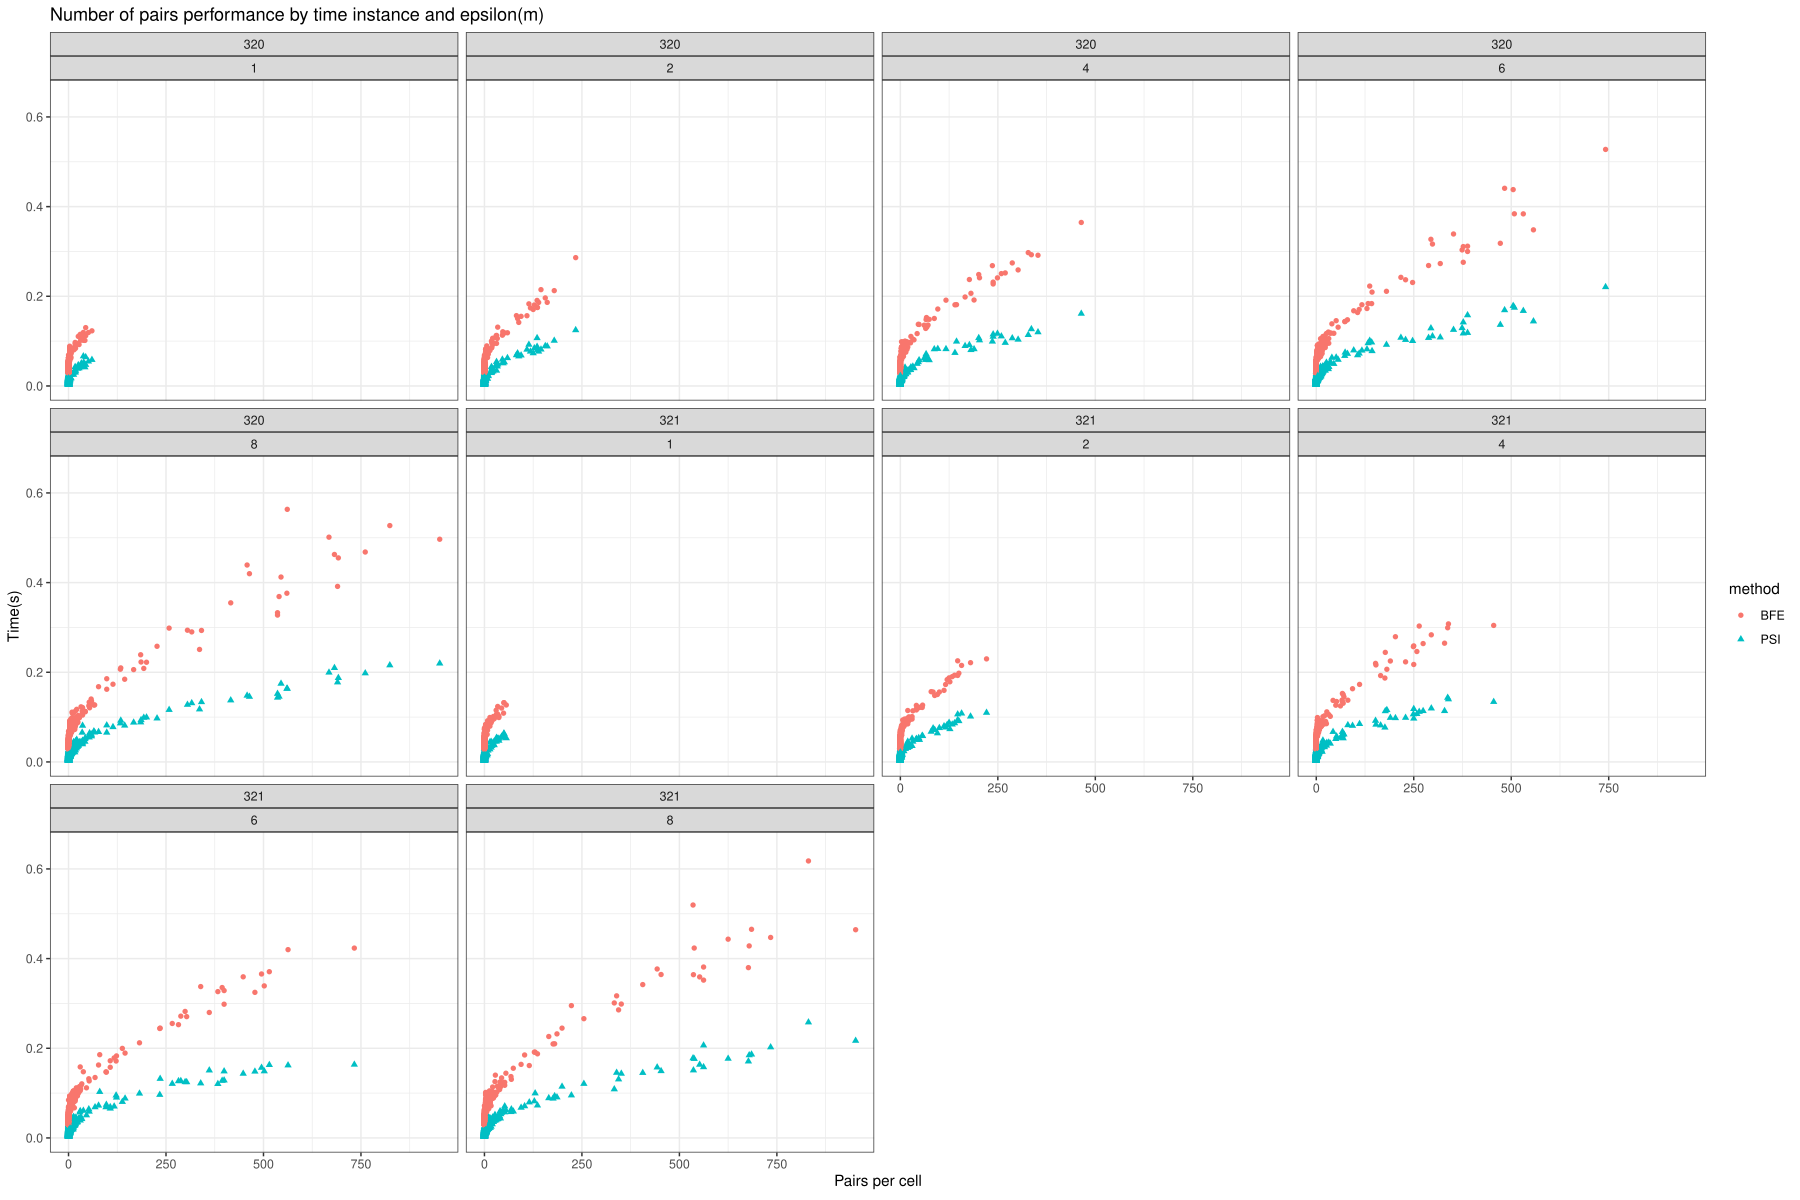

Recreate this plot in R.
library(tidyverse)
library(latex2exp)

fields <- c("ts","start","host", "tag", "z", "appId","partitions","dataset","epsilon","mu","delta","method","stage","time")  
times <- enframe(read_lines( "psi_benchmark3_times.txt" ), value = "line") |>
  separate(col = line, into = fields, sep = "\\|") |>
  separate(col = dataset, into = c("tinstance", "cellId"), sep = "_") |>
  select(tinstance, cellId, method, epsilon, time) |>
  separate(col = tinstance, into = c(NA, "tinstance"), sep = "T") |>
  separate(col = cellId, into = c(NA, "cellId"), sep = "cell") |>
  mutate(tinstance = as.numeric(tinstance), 
         cellId    = as.numeric(cellId), 
         epsilon   = as.numeric(epsilon), 
         time      = as.numeric(time)) |>
  select(tinstance, cellId,  epsilon, method, time) |>
  group_by(tinstance, cellId, method, epsilon) |> 
  summarise(time = mean(time)) 

fields <- c("ts","start","host", "tag", "z", "appId","partitions","dataset","epsilon","mu","delta","method","stage","n")  
pairs <- enframe(read_lines( "psi_benchmark3_pairs.txt" ), value = "line") |>
  separate(col = line, into = fields, sep = "\\|") |>
  separate(col = dataset, into = c("tinstance", "cellId"), sep = "_") |>
  select(tinstance, cellId, epsilon, n) |>
  separate(col = tinstance, into = c(NA, "tinstance"), sep = "T") |>
  separate(col = cellId, into = c(NA, "cellId"), sep = "cell") |>
  mutate(tinstance = as.numeric(tinstance), 
         cellId    = as.numeric(cellId), 
         epsilon   = as.numeric(epsilon), 
         n         = as.numeric(n)) |>
  select(tinstance, cellId, epsilon, n) |>
  group_by(tinstance, cellId, epsilon) |> 
  summarise(n = max(n)) 

data <- times |> inner_join(pairs, by = c("tinstance", "cellId", "epsilon"))

p = ggplot(data, aes(x = n, y = time, shape = method, color = method)) +
  geom_point() +
  ggtitle(paste("Number of pairs performance by time instance and epsilon(m)")) + 
  ylim(0, 0.65) +
  labs(x=TeX("Pairs per cell"), y="Time(s)") +
  facet_wrap(~ tinstance + epsilon) +
  theme_bw() 
plot(p)  

W = 18
H = 12
ggsave(paste0("psi_pairs.pdf"), width = W, height = H)

pairs |> 
  filter(epsilon == 20) |> 
  select(tinstance, cellId, n) |>
  write_tsv("npairs.tsv", col_names = F)
